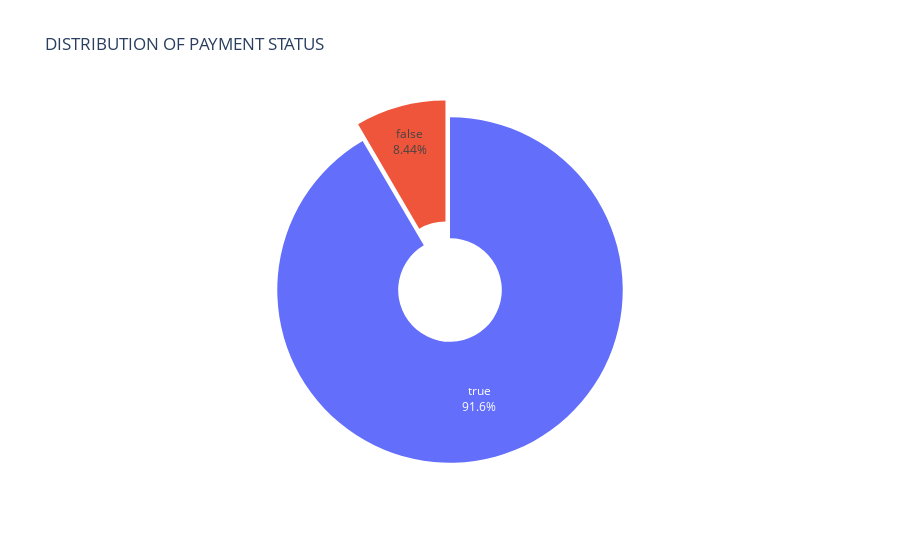

The notebook cell saved with this chart:
### Code cell
# Group the data by the 'is_paid' column, count the occurrences of each category,
# and reset the index of the resulting DataFrame while renaming the column to 'observation_count'
is_paid_counts = data.groupby('is_paid').size().reset_index(name='observation_count')

# Create a pie chart using Plotly Express with 'observation_count' as values, 'is_paid' as names,
# and customize the title and labels
fig = px.pie(is_paid_counts, values='observation_count', names='is_paid', 
             title='DISTRIBUTION OF PAYMENT STATUS', labels={'is_paid':'Paid Status'},
             template='plotly', hole=0.3)

# Hide the legend in the pie chart
fig.update_layout(showlegend=False)

# Customize text information to display percentage and labels, and adjust slice separation
fig.update_traces(textinfo='percent+label', pull=[0.1, 0])

# Display the pie chart
fig.show()

### Figure 1 — Plotly figure (JSON) as saved in the notebook; plotly's stock layout.template omitted (floating-point values rounded to 4 significant figures)
{"data": [{"domain": {"x": [0, 1], "y": [0, 1]}, "hole": 0.3, "hovertemplate": "Paid Status=%{label}<br>observation_count=%{value}<extra></extra>", "labels": [false, true], "legendgroup": "", "name": "", "pull": [0.1, 0], "showlegend": true, "textinfo": "percent+label", "type": "pie", "values": [310, 3362]}], "layout": {"legend": {"tracegroupgap": 0}, "showlegend": false, "title": {"text": "DISTRIBUTION OF PAYMENT STATUS"}}}
